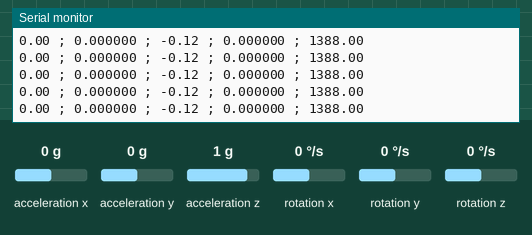
Simulated run of this program. Board: Arduino Uno R4 Minima. On the bench: the last lines printed to the serial monitor. Inputs (shaded band) come from the test bench; at power-on: acceleration x 0 g, acceleration y 0 g, acceleration z 1 g, rotation y 0 °/s, rotation x 0 °/s, rotation z 0 °/s.

Above: at 4.0 s.
4.1 s: acceleration x set to -1.4 g
At 4.6 s:
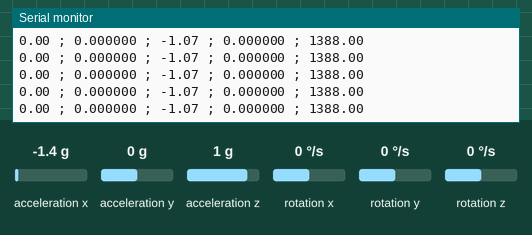
5.6 s: acceleration y set to -1.4 g
At 6.3 s:
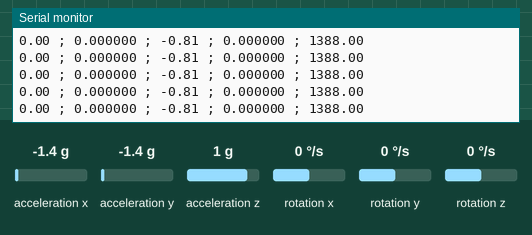
7.1 s: acceleration z set to -1.4 g
At 7.7 s:
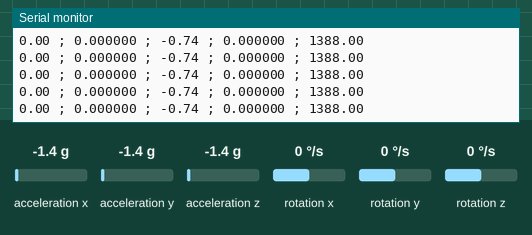
8.6 s: rotation y set to -192 °/s
At 9.4 s:
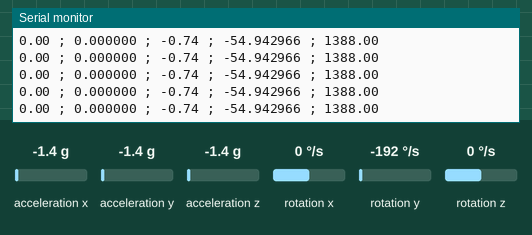
Timing chart, 0 to 11.1 s (numbered marks = the images above; inputs shaded):
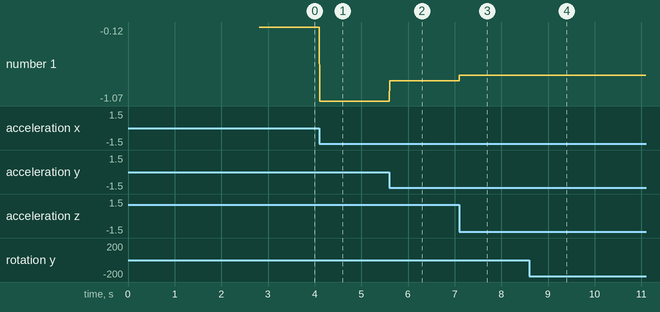

The program:

main.cpp
```cpp
/*******************************************************************************
 * File Name    : main.cpp
 * Description  : メインプログラムの実装
 ******************************************************************************
 * 変更履歴 : DD.MM.YYYY Version Description
 *          : 2024.04.04 1.00 K.Mikamoto 新設
 *****************************************************************************/

#include <Arduino.h>
#include <FspTimer.h>
#include <imu.h>
#include <lqrctrl.h>
#include <motctrl.h>
#include <userdefine.h>

static FspTimer fsp_timer;

/*******************************************************************************
 * Global variables and functions
 *****************************************************************************/
void timer_callback([[maybe_unused]] timer_callback_args_t *arg);

/******************************************************************************
 * Function Name: setup
 * Description  : システムのセットアップ
 * Arguments    : none
 * Return Value : none
 *****************************************************************************/
void setup() {
  Serial.begin(9600);

  // 割り込み用タイマーの設定(現在未使用)
  uint8_t timer_type;
  int8_t timer_ch = FspTimer::get_available_timer(timer_type);
  if (timer_ch < 0) {
    Serial.println("timer setup failed");
    return;
  }
  fsp_timer.begin(TIMER_MODE_PERIODIC, timer_type,
                  static_cast<uint8_t>(timer_ch), 100.0, 0.0, timer_callback,
                  nullptr);
  fsp_timer.setup_overflow_irq();
  fsp_timer.open();
  fsp_timer.start();
  /* ********************************* */

  // Motor setup function
  MotSetup();
  imu_setup();

  delay(2000);  // いきなりサーボ入るので、少し長めに待つ
  Serial.println("setup complete");
}

/******************************************************************************
 * Function Name: timer_callback
 * Description  : タイマー割り込みコールバック関数
 * Arguments    : arg - タイマーコールバック引数
 * Return Value : none
 *****************************************************************************/
void timer_callback([[maybe_unused]] timer_callback_args_t *arg) {}

/******************************************************************************
 * Function Name: loop
 * Description  : メインループ処理
 * Arguments    : none
 * Return Value : none
 *****************************************************************************/
void loop() {
  // 時間計測用
  float start, end;
  // start = micros();
  // end = micros();
  static bool debug = true;

  st_imu *stp_imu = &stg_imu;
  st_lqr *stp_lqr = &stg_lqr;
  st_motctrl *stp_motctrl = &stg_motctrl;

  // IMU:角度・角速度取得
  get_imu();
  start = micros();

  // STS3032:位置・角速度取得
  MotPosVelRead(MOT1);
  MotPosVelRead(MOT2);

  // トルク計算
  LQRcontrol(stp_imu->pitch, stp_imu->pitch_gyro, stp_motctrl->actPos_1,
             stp_motctrl->actVel_1);

  // IMU用の不感帯
  if (stp_imu->pitch > -0.02 && stp_imu->pitch < 0.02) stp_lqr->refTorq = 0;

  // モータートルク印可
  MotTorqWrite(stp_lqr->refTorq, 1);
  MotTorqWrite(-(stp_lqr->refTorq), 2);

  // MotAllTest(500,2);
  end = micros();

  if (debug == true) {
    Serial.print(stp_motctrl->actPos_1);
    Serial.print(" ; ");
    Serial.print(String(stp_motctrl->actVel_2, 6));
    Serial.print(" ; ");
    Serial.print(stp_imu->pitch);
    Serial.print(" ; ");
    Serial.print(String(stp_imu->pitch_gyro, 6));
    Serial.print(" ; ");
    Serial.println(end - start);
  }
}
```

imu.cpp
```cpp
/*******************************************************************************
 * File Name    : imu.cpp
 * Description  : IMU GY521の制御
 ******************************************************************************
 * 変更履歴 : DD.MM.YYYY Version Description
 *          : 2024.04.04 1.00 K.Mikamoto 新設
 *****************************************************************************/

#include <MPU6050_6Axis_MotionApps20.h>
#include <imu.h>
#include <userdefine.h>
MPU6050 mpu;

/******************************************************************************
 * Macro definitions
 *****************************************************************************/

/*******************************************************************************
 * Static variables and functions
 *****************************************************************************/
uint8_t mpuIntStatus;
uint8_t devStatus;
uint16_t packetSize;
uint8_t fifoBuffer[64];

Quaternion q;
VectorFloat gravity;
VectorInt16 rpy_gyro;
float rpy[3];
typedef struct {
  int16_t ax;
  int16_t ay;
  int16_t az;
  int16_t gx;
  int16_t gy;
  int16_t gz;
} st_Prv;
static st_Prv sts_Prv;

/*******************************************************************************
 * Global variables and functions
 *****************************************************************************/
void imu_setup(void);
void get_imu(void);

// structure defined in header file to give global scope
// typedef struct {
//   float yaw;
//   float pitch;
//   float roll;
//   float yaw_gyro;
//   float pitch_gyro;
//   float roll_gyro;
// } st_imu;
st_imu stg_imu;

/*****************************************************************************
 * Function Name: imu_setup
 * Description  : IMUのセットアップ
 * Arguments    : none
 * Return Value : none
 *****************************************************************************/
void imu_setup() {
  Wire.begin();
  Wire.setClock(115200);
  mpu.initialize();
  delay(300);

  devStatus = mpu.dmpInitialize();

  // supply your own gyro offsets here, scaled for min sensitivity
  mpu.setXAccelOffset(-3500);
  mpu.setYAccelOffset(-2505);
  mpu.setZAccelOffset(649);
  mpu.setXGyroOffset(145);
  mpu.setYGyroOffset(-46);
  mpu.setZGyroOffset(-1);

  // make sure it worked (returns 0 if so)
  if (devStatus == 0) {
    // Calibration Time: generate offsets and calibrate our MPU6050
    mpu.CalibrateAccel(6);
    mpu.CalibrateGyro(6);
    mpu.setDMPEnabled(true);
    packetSize = mpu.dmpGetFIFOPacketSize();
  } else {
    Serial.print("DMP Initialization failed.");
  }
}

/*****************************************************************************
 * Function Name: get_imu
 * Description  : IMUデータの取得
 * Arguments    : none
 * Return Value : none
 *****************************************************************************/
void get_imu() {
  st_imu *stp_imu = &stg_imu;

  if (mpu.dmpGetCurrentFIFOPacket(fifoBuffer)) {
    mpu.dmpGetQuaternion(&q, fifoBuffer);
    mpu.dmpGetGravity(&gravity, &q);
    mpu.dmpGetYawPitchRoll(rpy, &q, &gravity);

    // 角度取得[rad]
    stp_imu->yaw = rpy[0];
    stp_imu->roll = rpy[2];
    // ANGOFFSの計算はここでしないとloopに入れるとバグる
    stp_imu->pitch = rpy[1] - ANGOFFS;

    // 角速度取得[rad/s]
    mpu.dmpGetGyro(&rpy_gyro, fifoBuffer);
    stp_imu->pitch_gyro = (float)rpy_gyro.y * 2.0 * PI / 360.0;
  }
}
```

imu.h
```cpp
/*******************************************************************************
 * File Name    : imu.h
 * Description  : IMU GY521の制御
 ******************************************************************************
 * 変更履歴 : DD.MM.YYYY Version Description
 *          : 2024.04.04 1.00 K.Mikamoto 新設
 *****************************************************************************/

#ifndef _IMU_H_
#define _IMU_H_

#include <Wire.h>

/******************************************************************************
 * Typedef definitions
 *****************************************************************************/
typedef struct {
  float yaw;
  float pitch;
  float roll;
  float yaw_gyro;
  float pitch_gyro;
  float roll_gyro;
} st_imu;

/******************************************************************************
 * Global variables
 *****************************************************************************/
extern st_imu stg_imu;

/******************************************************************************
 * Global functions
 *****************************************************************************/
extern void imu_setup(void);
extern void get_imu(void);

#endif  // _IMU_H_
```

lqrctrl.cpp
```cpp
/*******************************************************************************
 * File Name    : lqrctrl.cpp
 * Description  : LQR制御の実装
 ******************************************************************************
 * 変更履歴 : DD.MM.YYYY Version Description
 *          : 2024.07.19 1.00 K.Mikamoto 新設
 *****************************************************************************/

#include <imu.h>
#include <lqrctrl.h>
#include <motctrl.h>
#include <userdefine.h>

/*******************************************************************************
 * Global variables and functions
 *****************************************************************************/
void LQRcontrol(float pitch, float pitch_gyro, float pos, float vel);

// structure defined in header file to give global scope
// typedef struct {
//   float refTorq;
// } st_lqr;
st_lqr stg_lqr;

/******************************************************************************
 * Function Name: LQRcontrol
 * Description  : LQR制御を実行する
 * Arguments    : pitch - ピッチ角度
 *                pitch_gyro - ピッチ角速度
 *                pos - 位置
 *                vel - 速度
 * Return Value : none
 *****************************************************************************/
void LQRcontrol(float pitch, float pitch_gyro, float pos, float vel) {
  st_lqr *stp_lqr = &stg_lqr;

  stp_lqr->refTorq =
      -((F1LQR * pitch) + (F2LQR * pitch_gyro) + (F3LQR * pos) + (F4LQR * vel));
}
```

lqrctrl.h
```cpp
/*******************************************************************************
 * File Name    : lqrctrl.h
 * Description  : LQR制御の実装
 ******************************************************************************
 * 変更履歴 : DD.MM.YYYY Version Description
 *          : 2024.07.19 1.00 K.Mikamoto 新設
 *****************************************************************************/

#ifndef _LQRCTRL_H_
#define _LQRCTRL_H_

/******************************************************************************
 * Typedef definitions
 *****************************************************************************/
typedef struct {
  float refTorq;
} st_lqr;

/******************************************************************************
 * Global variables
 *****************************************************************************/
extern st_lqr stg_lqr;

/******************************************************************************
 * Global functions
 *****************************************************************************/
extern void LQRcontrol(float pitch, float pitch_gyro, float pos, float vel);

#endif  // _LQRCTRL_H_
```

motctrl.h
```cpp
/*******************************************************************************
 * File Name    : motctrl.h
 * Description  : モータ制御の実装
 ******************************************************************************
 * 変更履歴 : DD.MM.YYYY Version Description
 *          : 2024.07.14 1.00 K.Mikamoto 新設
 *****************************************************************************/
#ifndef _MOTCTRL_H_
#define _MOTCTRL_H_

#include "userdefine.h"

/******************************************************************************
 * Macro definitions
 *****************************************************************************/

/*******************************************************************************
 * Typedef definitions
 *****************************************************************************/
typedef struct {
  float actTorq;

  float actPos_1;
  float actVel_1;

  float actPos_2;
  float actVel_2;

  float test;
  float testtime;
} st_motctrl;

/******************************************************************************
 * Global variables
 *****************************************************************************/
extern st_motctrl stg_motctrl;

/******************************************************************************
 * Global functions
 *****************************************************************************/
extern void MotSetup(void);
extern void MotAllTest(float torq, int id);
extern void MotTorqWrite(float torq, int id);
extern void MotPosVelRead(int id);

#endif  // _MOTCTRL_H_
```

userdefine.h
```cpp
/*******************************************************************************
 * File Name    : userdefine.h
 * Description  : ユーザー定義パラメータ
 ******************************************************************************
 * 変更履歴 : DD.MM.YYYY Version Description
 *          : 2024.04.44 1.00 K.Mikamoto 新設
 *****************************************************************************/

#ifndef _USERDEFINE_H_
#define _USERDEFINE_H_

/******************************************************************************
 * Macro definitions
 *****************************************************************************/

/* サーボパラメータ */
#define MOT1 1
#define MOT2 2
#define MOTRESOL 4095

/* ロボットパラメータ */
#define MOTNUM 2

#define F1LQR -4.207
#define F2LQR -0.596
#define F3LQR -0.063
#define F4LQR -0.082

#define MOTCURGAIN 2439

#define ANGOFFS 0.122 /* 重心ずれの補正[rad] */

#define USER_PI (3.14159265358979323846f)
#define USER_2PI (USER_PI * 2.0f)

#endif  // _USERDEFINE_H_
```

Source omitted: motctrl.cpp (11416 bytes)

Measured:
- after the input at 4.1 s, the serial monitor: prints a new line at once (image 1)
- after the input at 5.6 s, the serial monitor: prints a new line at once (image 2)
- after the input at 7.1 s, the serial monitor: prints a new line at once (image 3)
- after the input at 8.6 s, the serial monitor: prints a new line at once (image 4)
- plotted number 1: -0.12 → -1.07 after the input at 4.1 s, -1.07 → -0.81 after the input at 5.6 s, -0.81 → -0.74 after the input at 7.1 s
